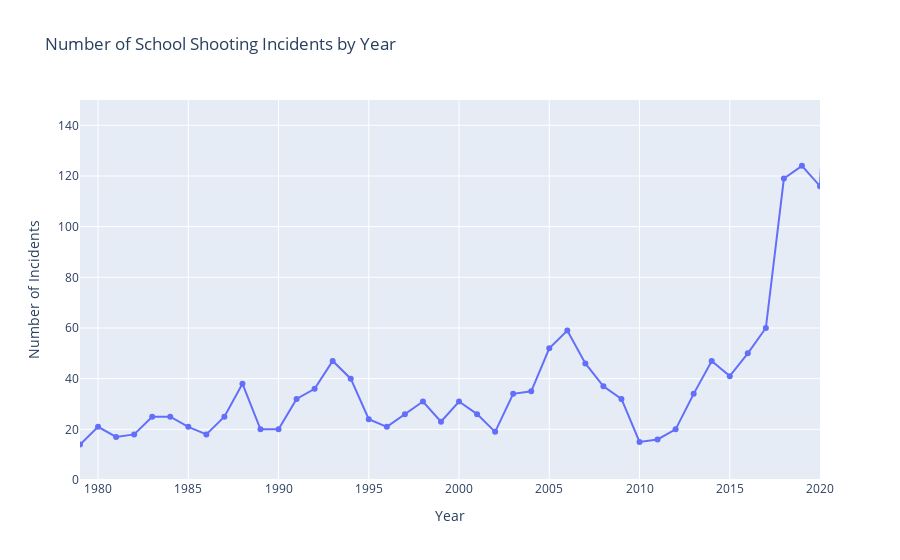

The code cell stored with this chart in its notebook:
### Code cell
fig = px.line(
    incidents_over_time,
    x="Year",
    y="incident_count",
    markers=True,
    title="Number of School Shooting Incidents by Year"
)

fig.update_layout(
    xaxis_title="Year",
    yaxis_title="Number of Incidents",
    xaxis=dict(range=[1979, 2020]),
    yaxis=dict(range=[0, 150])
)

fig.show()

### Figure 1 — Plotly figure (JSON) as saved in the notebook; plotly's stock layout.template omitted (floating-point values rounded to 4 significant figures)
{"data": [{"hovertemplate": "Year=%{x}<br>incident_count=%{y}<extra></extra>", "legendgroup": "", "line": {"color": "#636efa", "dash": "solid"}, "marker": {"symbol": "circle"}, "mode": "lines+markers", "name": "", "orientation": "v", "showlegend": false, "type": "scatter", "x": [1966, 1967, 1968, 1969, 1970, 1971, 1972, 1973, 1974, 1975, 1976, 1977, 1978, 1979, 1980, 1981, 1982, 1983, 1984, 1985, 1986, 1987, 1988, 1989, 1990, 1991, 1992, 1993, 1994, 1995, 1996, 1997, 1998, 1999, 2000, 2001, 2002, 2003, 2004, 2005, 2006, 2007, 2008, 2009, 2010, 2011, 2012, 2013, 2014, 2015, 2016, 2017, 2018, 2019, 2020, 2021, 2022, 2023, 2024, 2025], "xaxis": "x", "y": [9, 7, 10, 5, 20, 21, 18, 19, 16, 15, 11, 16, 16, 14, 21, 17, 18, 25, 25, 21, 18, 25, 38, 20, 20, 32, 36, 47, 40, 24, 21, 26, 31, 23, 31, 26, 19, 34, 35, 52, 59, 46, 37, 32, 15, 16, 20, 34, 47, 41, 50, 60, 119, 124, 116, 257, 308, 350, 337, 146], "yaxis": "y"}], "layout": {"legend": {"tracegroupgap": 0}, "title": {"text": "Number of School Shooting Incidents by Year"}, "xaxis": {"anchor": "y", "domain": [0, 1], "range": [1979, 2020], "title": {"text": "Year"}}, "yaxis": {"anchor": "x", "domain": [0, 1], "range": [0, 150], "title": {"text": "Number of Incidents"}}}}
